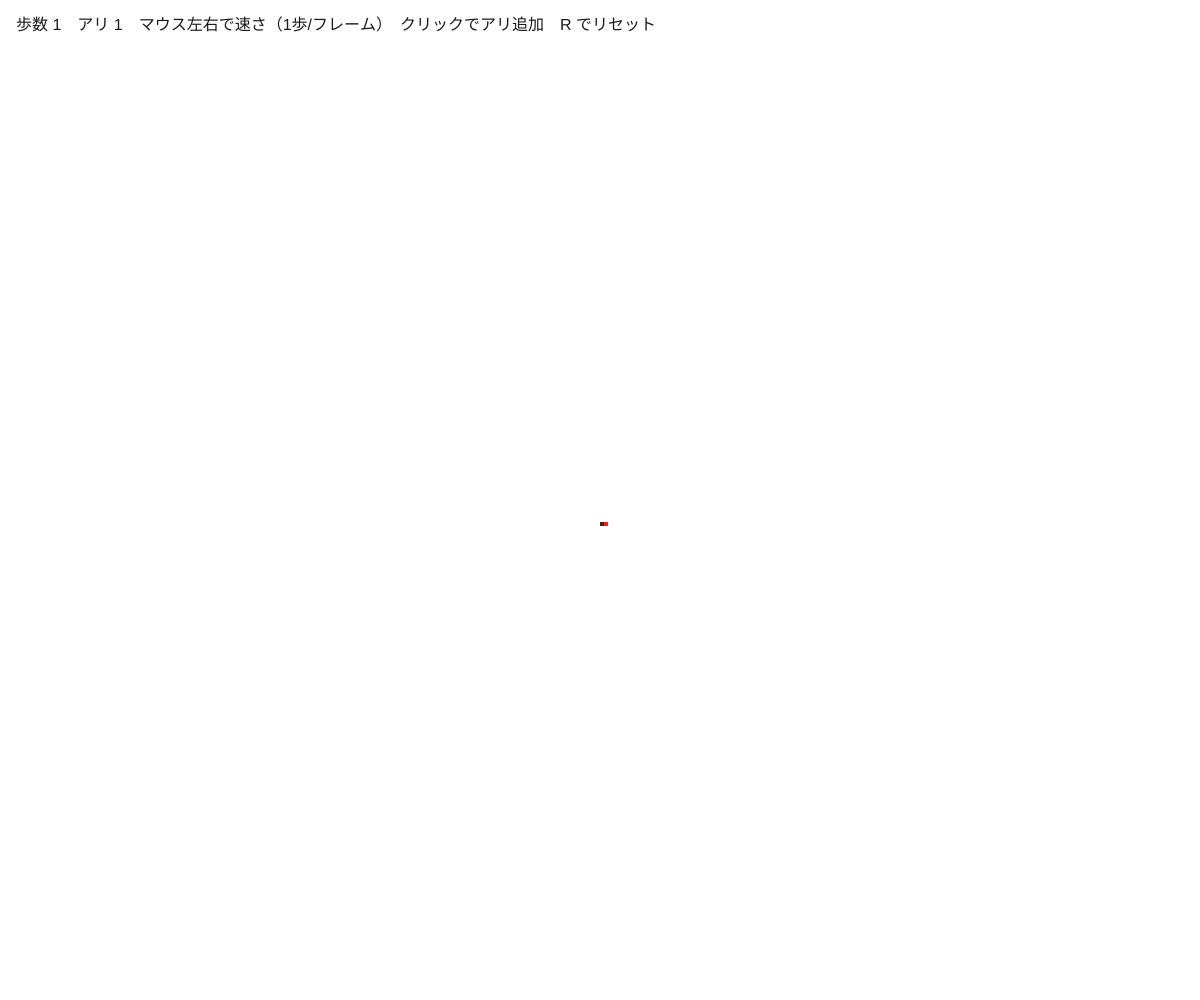
Frame 1 (no input)
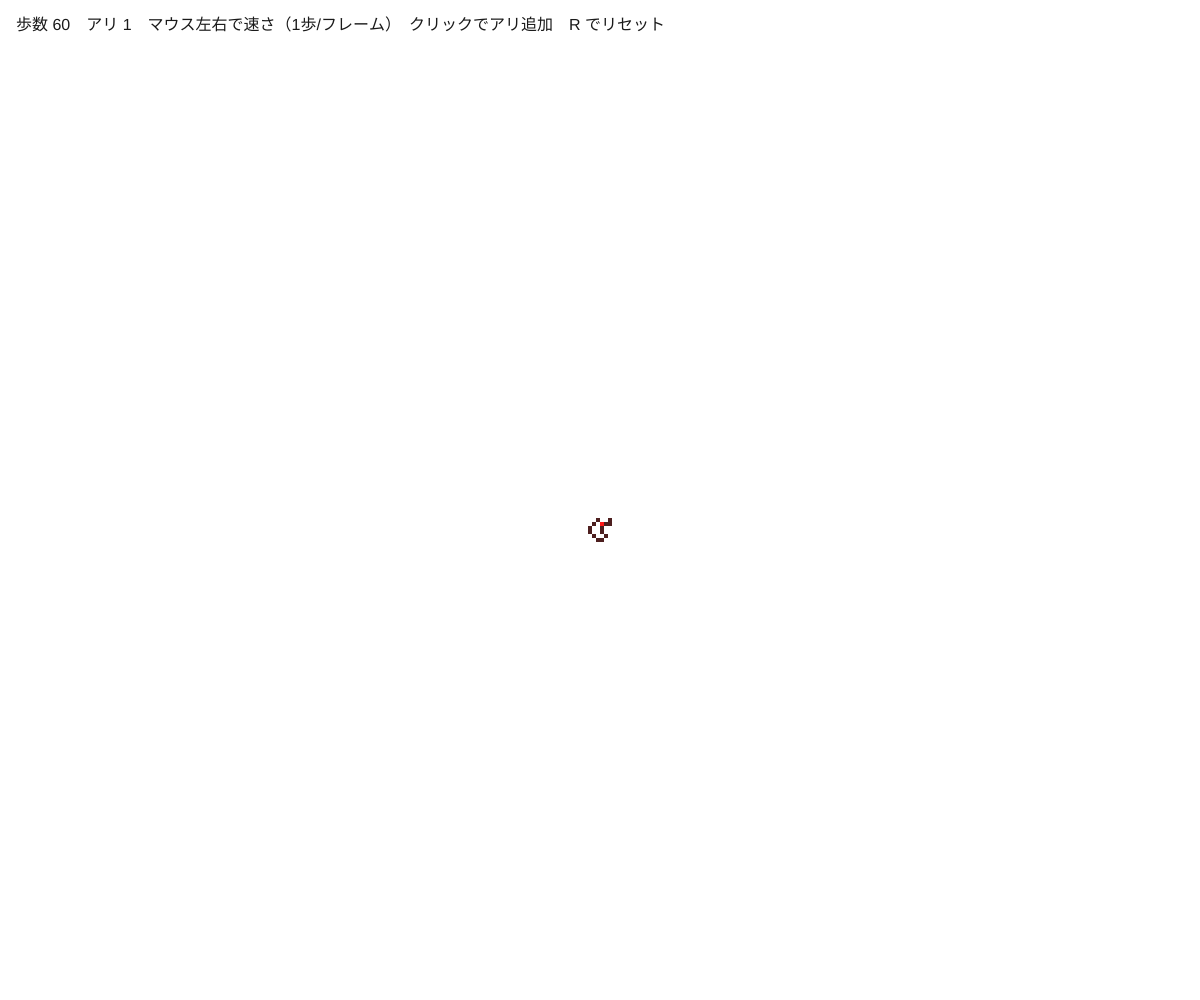
Frame 60 (no input)
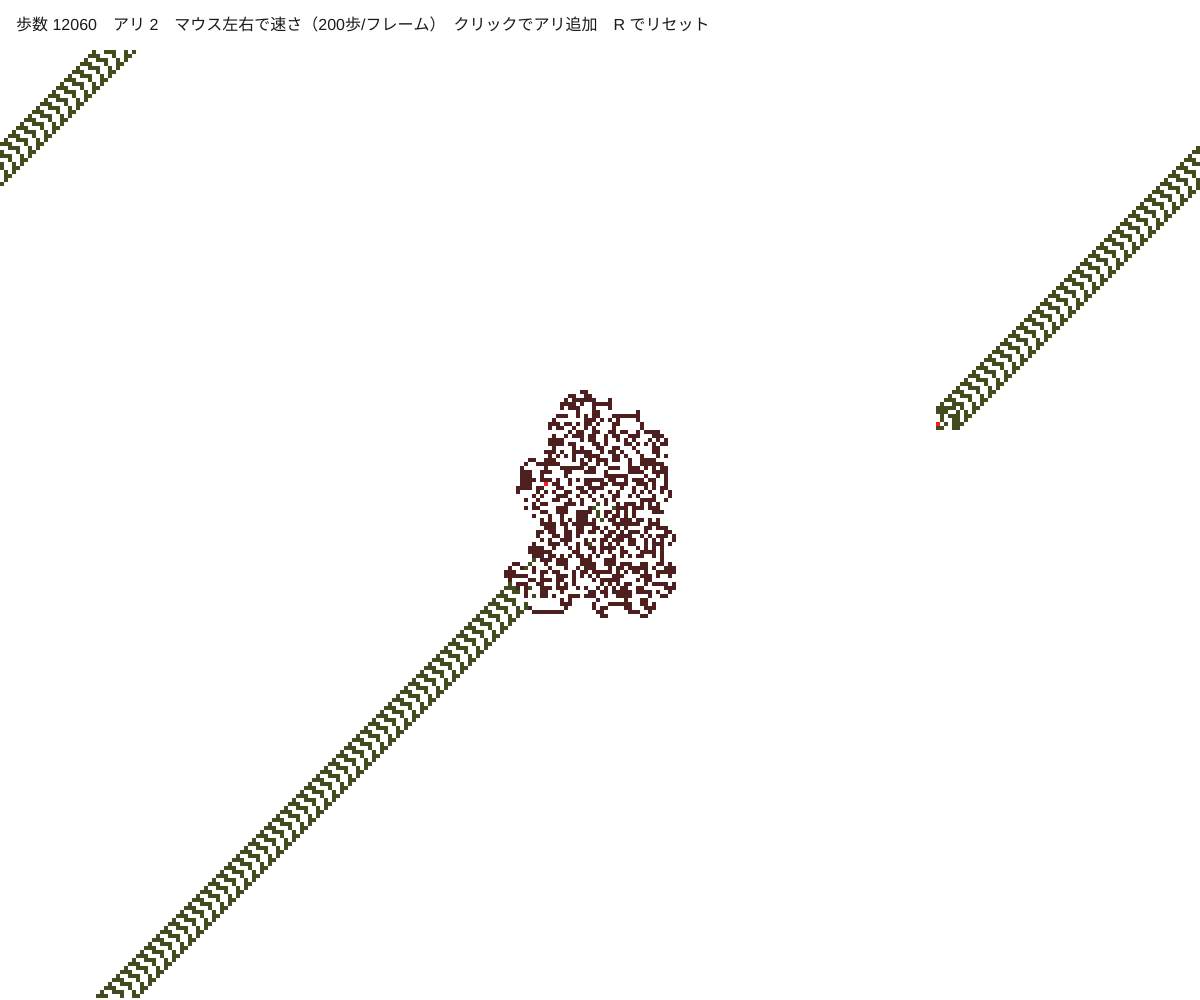
Frame 120 (the mouse pressed at the canvas centre since frame 60)

The p5.js sketch that drew these frames (run headless with seeded random() and noise() and a simulated clock; from frame 60 on, the mouse is pressed at the canvas centre):

// p5.js sketch
// ── sketch.js
// ============================================
// 14 ラングトンのアリ（おまけ）
// ルールは2つだけ：白マスなら右に曲がって黒くする、黒マスなら左に曲がって白くする
// 1万歩ほどはめちゃくちゃ。でもそのあと突然「高速道路」をつくり始める
// マウス左右 = 速さ / クリックでアリを追加 / R でリセット
// ============================================

let cellSize = 4;
let cols, rows, grid;
let ants = [];
let steps = 0;
let dirs = [[0, -1], [1, 0], [0, 1], [-1, 0]]; // 上・右・下・左

function setup() {
  createCanvas(windowWidth, windowHeight);
  colorMode(HSB, 360, 100, 100, 100);
  cols = floor(width / cellSize);
  rows = floor((height - 50) / cellSize);
  reset();
}

function reset() {
  grid = new Uint8Array(cols * rows); // 0 = 白, 1 = 黒
  ants = [{ x: floor(cols / 2), y: floor(rows / 2), dir: 0, hue: 0 }];
  steps = 0;
  background(0, 0, 100);
}

function draw() {
  let speed = floor(map(mouseX, 0, width, 1, 400, true)); // 1フレームに何歩進むか

  noStroke();
  for (let k = 0; k < speed; k++) {
    for (let a of ants) {
      let i = a.x + a.y * cols;
      if (grid[i] === 0) {
        a.dir = (a.dir + 1) % 4; // 白 → 右に曲がる
        grid[i] = 1;
        fill(a.hue, 60, 30); // 黒く塗る（アリごとの色）
      } else {
        a.dir = (a.dir + 3) % 4; // 黒 → 左に曲がる
        grid[i] = 0;
        fill(0, 0, 100); // 白く塗る
      }
      rect(a.x * cellSize, 50 + a.y * cellSize, cellSize, cellSize);
      a.x = (a.x + dirs[a.dir][0] + cols) % cols;
      a.y = (a.y + dirs[a.dir][1] + rows) % rows;
    }
    steps++;
  }

  // アリの現在地
  for (let a of ants) {
    fill(0, 90, 100);
    rect(a.x * cellSize, 50 + a.y * cellSize, cellSize, cellSize);
  }

  fill(0, 0, 100);
  rect(0, 0, width, 50);
  fill(0, 0, 10);
  textSize(16);
  text('歩数 ' + steps + '　アリ ' + ants.length + '　マウス左右で速さ（' + speed + '歩/フレーム）　クリックでアリ追加　R でリセット', 16, 30);
}

function mousePressed() {
  if (mouseY < 50) return;
  ants.push({ x: floor(mouseX / cellSize), y: floor((mouseY - 50) / cellSize), dir: floor(random(4)), hue: random(360) });
}

function keyPressed() {
  if (key === 'r' || key === 'R') reset();
}

// ---------- やってみよう ----------
// 1. 速さを最大にして待つ。約 10,000 歩で「高速道路」が始まる
// 2. アリを2匹にすると、高速道路はできる？ 衝突すると？
// 3. ルールを「白→左、黒→右」に変えると？（鏡になるだけ？）
//    3色にして「右・右・左」にすると、別の模様が出る（ターマイトという拡張）
